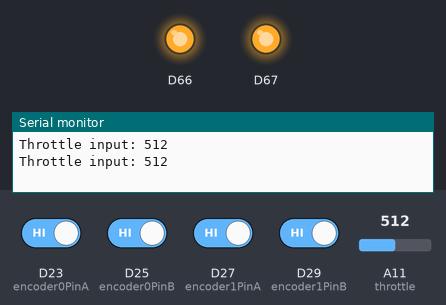
Recording of a sketch running on a simulated Arduino Due. On the bench: output pins drawn as LEDs (lit = HIGH), the last lines printed to the serial monitor. Inputs (shaded band) come from the test bench; at power-on: D23 (encoder0PinA), D25 (encoder0PinB), D27 (encoder1PinA), D29 (encoder1PinB) HIGH, A11 (throttle) = 512 (analog values on the 0–1023 scale).

Above: at 1.2 s.
1.3 s: A11 (throttle) set to 440
At 2.7 s:
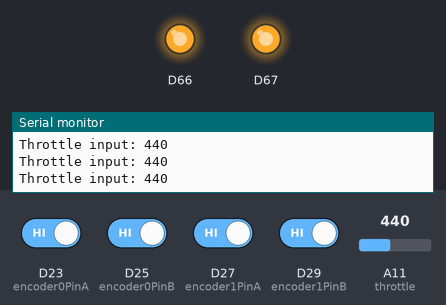
3.0 s: A11 (throttle) set to 306
At 3.8 s:
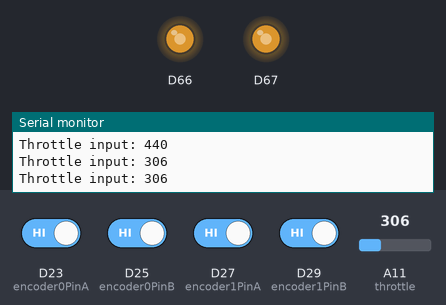
4.5 s: A11 (throttle) set to 122
At 4.9 s:
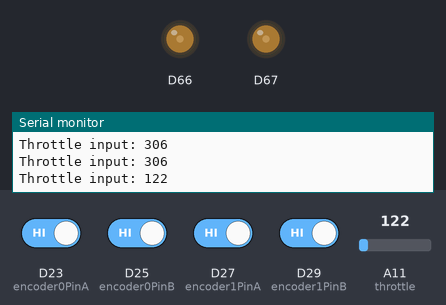
Timing chart, 0 to 7.5 s (numbered marks = the images above; inputs shaded):
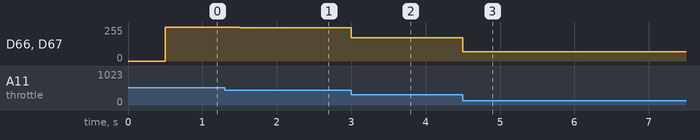

The sketch:

MasterControllerV2_0.ino
```cpp
/*****************************************************************************************
 * Senior Design Project: Electronic "Soft Differential"
 * Credit: UNCA-NCSU Senior Class 2014
 * Purpose: The purpose of this program is to read in various inputs from two wheel speed
 *          encoders, one steering potentiometer, and one throttle potentiometer.  The
 *          code will determine if the car is straight or turning, and by how much it is
 *          turning.  An algorithm will process this and send outputs to two electric
 *          motors which will run at different speeds in a turn to simulate what is
 *          commonly seen in a regular mechanical differential.
 *
 * Versions & Version Notes:
 *   v0.1.0- Code written for analog input of potentiometer inputs for steering and throttle
 *      Credit: Dakota Lazenby
 *   v0.1.1- Added support for motor encoders and modified structure
 *      Credit: Dakota Lazenby
 *   v1.0.0- Ported code over for Arduino Due and added throttle response functionality
 *      Credit: Dakota Lazenby
 *   v1.0.1- Imported simplified working motor encoder code
 *      Credit: Brandon Zschokke, Jennifer Cory, and Hallie Sheaffer
 *   v2.0.0- Combined and created confirmed working throttle code and encoder code
 *      Credit: Brandon Zschokke
 *
 * Future Versions / Roadmap:
 *   v2.x.x- Implement Hallie's SD Card code for data logging. Implement Steering Code
 *   v3.0.0- Implement controller code
 *   v3.x.x- Debug and refine control code
 *   v4.0.0- Remove excess global variables and modularize code into various functions
 *****************************************************************************************/
// Global Declaration Section

// Throttle Declarations
int throttle = A11; // Throttle Pot Signal
int outOne = DAC0;  // To Protoboard (5)
int outTwo = DAC1;  // To Protoboard (6)
int Res = 10;
int Speed = 0;
int maxThrottle = 450;

// Steering Declarations
int steering = A10; // Steering Pot Signal

// Encoder Declarations
 int val;
 int encoder0PinA = 23; // Encoder A2
 int encoder0PinB = 25; // Encoder A1
 int encoder1PinA = 27; // Encoder B2
 int encoder1PinB = 29; // Encoder B1

 int encoder0Pos = 0;
 int encoder1Pos = 0;

 int encoder0PinALast = LOW;
 int encoder1PinALast = LOW;

 int n = LOW;
 int m = LOW;
 int RPM_A=0;
 int RPM_B=0;
 uint32_t time;
//------------------------------------------------------------------------------------------
void setup() {
  // Setup encoder inputs
  pinMode (encoder0PinA,INPUT);
  pinMode (encoder0PinB,INPUT);
  pinMode (encoder1PinA,INPUT);
  pinMode (encoder1PinB,INPUT);
  Serial.begin (9600); // Start serial output for debugging
}

void loop() {
  // This section of the code reads the inputs to the wheel encoders
 time=millis();
   while(millis()<(time+500)){

   n = digitalRead(encoder0PinA);
   if ((encoder0PinALast == LOW) && (n == HIGH)) {
     if (digitalRead(encoder0PinB) == LOW) {
       encoder0Pos--;
     } else {
       encoder0Pos++;
     }
   }
  m = digitalRead(encoder1PinA);
   if((encoder1PinALast == LOW) && (m == HIGH)) {
    if(digitalRead(encoder1PinB) == LOW) {
     encoder1Pos--;
    } else {
       encoder1Pos++;
    }
   }
   RPM_A=((encoder0Pos*2)*60)/90;
   RPM_B=((encoder1Pos*2)*60)/90;

   encoder0PinALast = n;
   encoder1PinALast = m;
 }
  // Serial.print("RPM_A: ");
  // Serial.print(RPM_A);
  // Serial.println();
  // Serial.print("RPM_B: ");
  // Serial.print(RPM_B);
  // Serial.println();
 encoder0Pos=0;
 encoder1Pos=0;

 // This section of the code uses the throttle code by Dakota to drive the cart from the throttle potentiometer

 analogReadResolution(Res);
  int throttle_in = analogRead(throttle);
  Serial.print("Throttle input: ");                            //Debug Statements ~ visual data
  Serial.println(throttle_in);

  Speed = map(throttle_in, 0, maxThrottle, 0, 1024);

  analogWriteResolution(Res);
  analogWrite(outOne, Speed);
  analogWriteResolution(Res);
  analogWrite(outTwo, Speed);
  //Serial.print("DAC Output: ");                            //Debug Statements ~ visual data
  //Serial.println(Speed);
}
```

Measured:
- after the input at 1.3 s, D66, D67: 255/255 → 249/255 after 0.20 s
- after the input at 3.0 s, D66, D67: 249/255 → 173/255 at once
- after the input at 4.5 s, D66, D67: 173/255 → 69/255 at once
